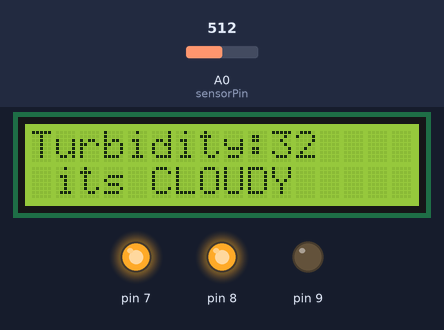
This sketch was run on a simulated Arduino Uno, built with avr-gcc and run on an emulated ATmega328P. On the bench: 16×2 character LCD, output pins drawn as LEDs (lit = HIGH). The test bench sets the inputs (shaded band); at power-on: A0 (sensorPin) = 512. What the sketch prints to the serial monitor is not drawn.

Above: at 1.2 s.
1.3 s: A0 (sensorPin) set to 593
At 2.3 s:
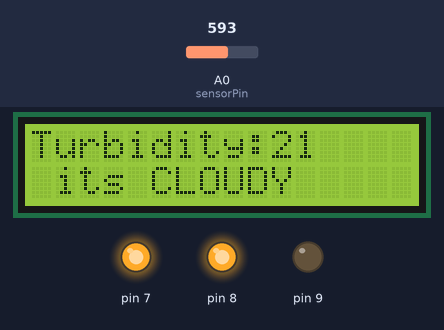
3.0 s: A0 (sensorPin) set to 625
At 3.8 s:
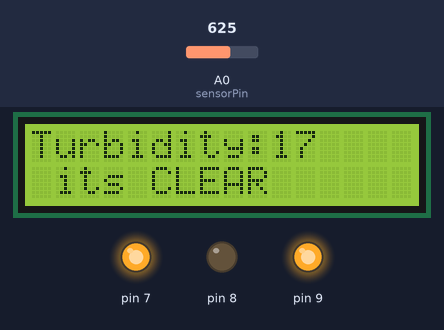
4.7 s: A0 (sensorPin) set to 306
At 5.7 s:
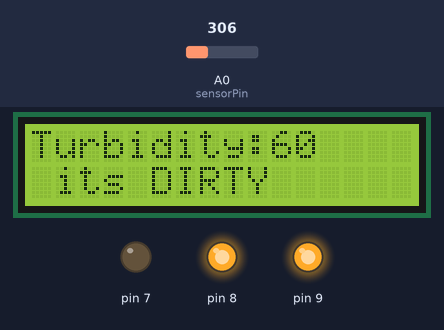
Timing chart, 0 to 7.7 s (numbered marks = the images above; inputs shaded):
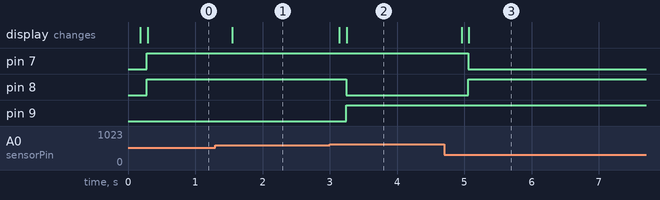

The sketch:

WaterTerbularity.ino
```cpp
#include <LiquidCrystal_I2C.h>

LiquidCrystal_I2C lcd(0x27, 2, 16);

int sensorPin = A0;

void setup() {
  pinMode(7, OUTPUT);
  pinMode(8, OUTPUT);
  pinMode(9, OUTPUT);
  Serial.begin(9600);
  lcd.init();
  lcd.backlight();
}

void loop() {
  int sensorValue = analogRead(sensorPin);
  Serial.println(sensorValue);
  int turbidity = map(sensorValue, 0, 750, 100, 0);
  delay(100);
  lcd.setCursor(0, 0);
  lcd.print("Turbidity:");
  lcd.print("   ");
  lcd.setCursor(10, 0);
  lcd.print(turbidity);

  delay(100);
  if (turbidity < 20) {
    lcd.setCursor(0, 1);
    digitalWrite(7, HIGH);
    digitalWrite(8, LOW);
    digitalWrite(9, HIGH);
    lcd.print(" its CLEAR ");
    Serial.print(" its CLEAR ");
  } else if (turbidity >= 20 && turbidity < 50) {
    lcd.setCursor(0, 1);
    digitalWrite(7, HIGH);
    digitalWrite(8, HIGH);
    digitalWrite(9, LOW);
    lcd.print(" its CLOUDY ");
    Serial.print(" its CLOUDY ");
  } else if (turbidity >= 50) {
    lcd.setCursor(0, 1);
    digitalWrite(7, LOW);
    digitalWrite(8, HIGH);
    digitalWrite(9, HIGH);
    lcd.print(" its DIRTY ");
    Serial.print(" its DIRTY ");
  }
}
```

Measured:
- the behaviour switches between 607 and 608 on A0 (sensorPin) (found by bisection; images 1 and 2)
- after the input at 1.3 s, the display: changes after 0.25 s (image 1)
- after the input at 3.0 s, pin 8: HIGH → LOW after 0.24 s; pin 9: LOW → HIGH after 0.24 s; the display: first changes after 0.14 s (image 2 shows a later state)
- after the input at 4.7 s, pin 7: HIGH → LOW after 0.36 s; pin 8: LOW → HIGH after 0.36 s; the display: first changes after 0.26 s (image 3 shows a later state)
